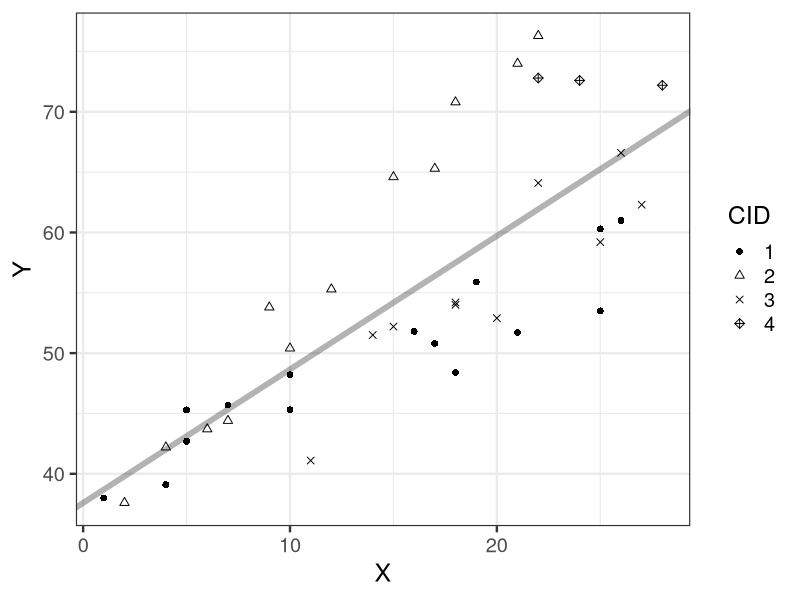
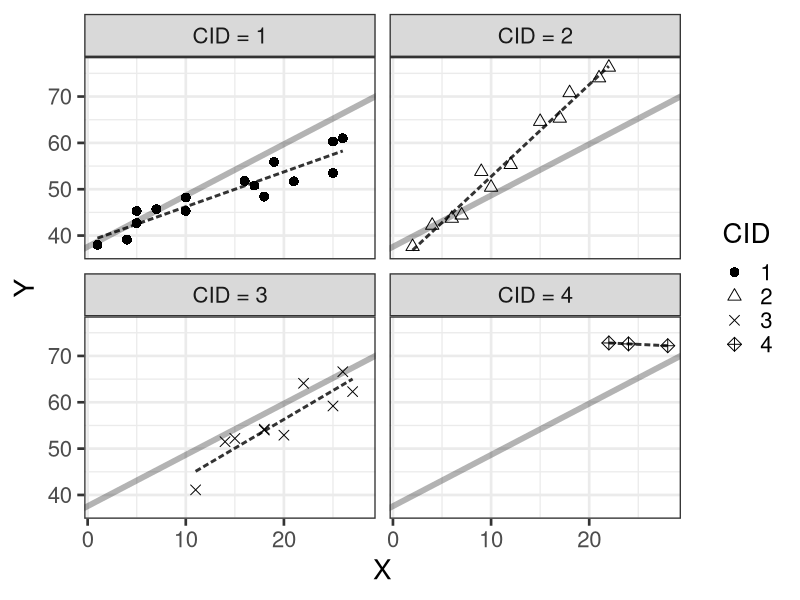

These charts were generated, in order, by the following R code:
library(dplyr)
library(ggplot2)

d <- read.csv(file='input/data-salary-2.csv') %>% 
  mutate(CID = as.factor(CID),
         CID_label = factor(paste0('CID = ', CID), levels = paste0('CID = ', 1:4)))
res_lm <- lm(Y ~ X, data=d)
coef <- coef(res_lm)

p <- ggplot(data=d, aes(x=X, y=Y, shape=CID)) +
  theme_bw(base_size=18) +
  geom_abline(intercept=coef[1], slope=coef[2], size=2, alpha=0.3) +
  geom_point(size=2) +
  scale_shape_manual(values=c(16, 2, 4, 9))
ggsave(p, file='output/fig8-1-left.png', dpi=300, w=4, h=3)

p <- ggplot(data=d, aes(x=X, y=Y, shape=CID)) +
  theme_bw(base_size=20) +
  geom_abline(intercept=coef[1], slope=coef[2], size=2, alpha=0.3) +
  facet_wrap(~CID_label) +
  geom_line(stat='smooth', method='lm', se=FALSE, linewidth=1, color='black', linetype='21', alpha=0.8) +
  geom_point(size=3) +
  scale_shape_manual(values=c(16, 2, 4, 9)) +
  labs(shape='CID')
ggsave(p, file='output/fig8-1-right.png', dpi=300, w=6, h=5)
